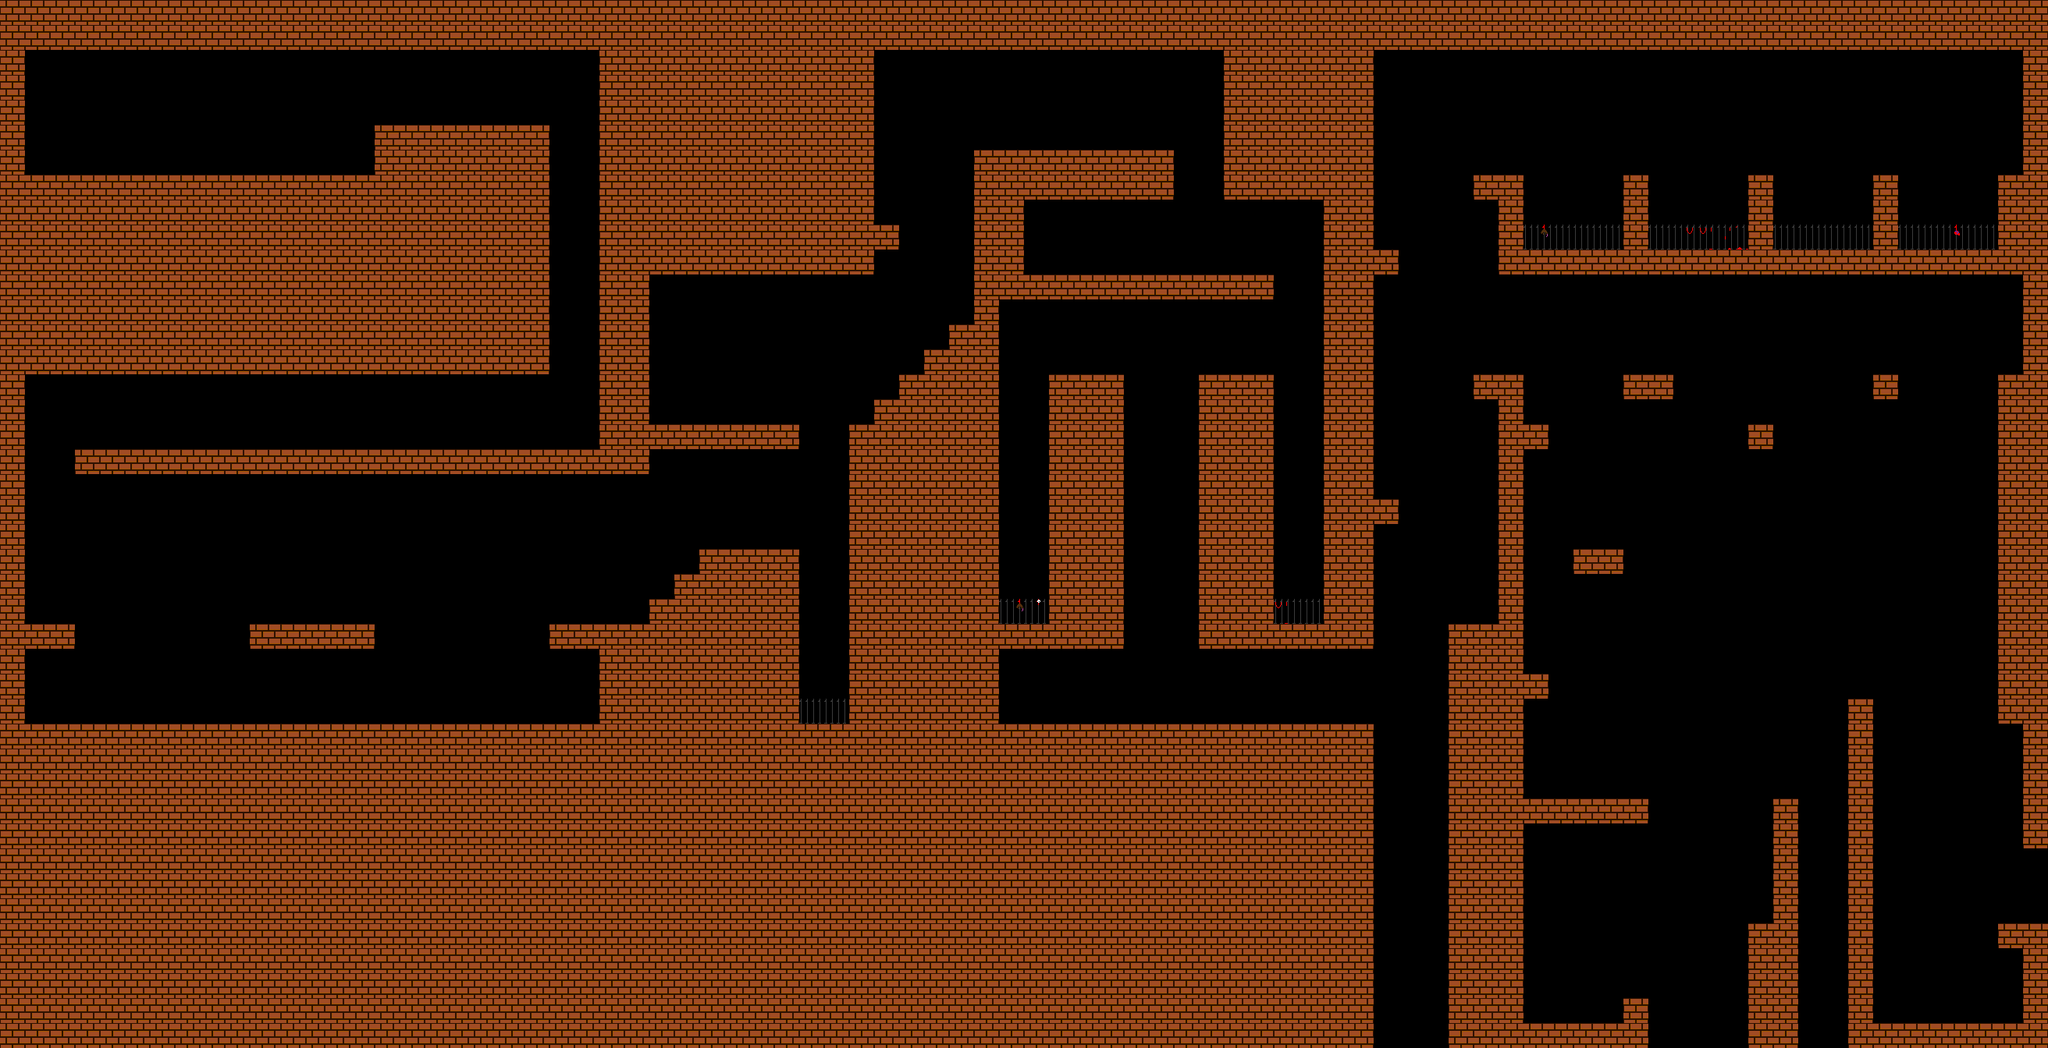

Tiled map render using the project's own tile images. Description and the map definition, with tile-layer contents summarised, below:
An orthogonal 82x42 tile map with 32x32 px tiles, 3 tile layers (platforms, traps, background), 2 tilesets.

<map version="1.0" tiledversion="1.1.6" orientation="orthogonal" renderorder="right-down" width="82" height="42" tilewidth="32" tileheight="32" infinite="0" nextobjectid="1">
 <tileset firstgid="1" name="platforms" tilewidth="32" tileheight="32" tilecount="1" columns="1">
  <image source="../sprites/wall sprite 2.png" width="32" height="36" />
 </tileset>
 <tileset firstgid="2" name="spikes" tilewidth="32" tileheight="32" tilecount="9" columns="3">
  <image source="../sprites/deathSpikes.png" width="96" height="96" />
 </tileset>
 <layer name="platforms" width="82" height="42">
  <data>[3444 cells, 1743 non-empty, 1 distinct tile ids]</data>
 </layer>
 <layer name="traps" width="82" height="42">
  <data>[3444 cells, 36 non-empty, 8 distinct tile ids]</data>
 </layer>
 <layer name="background" width="82" height="42">
  <data>[3444 cells, 0 non-empty, 0 distinct tile ids]</data>
 </layer>
</map>